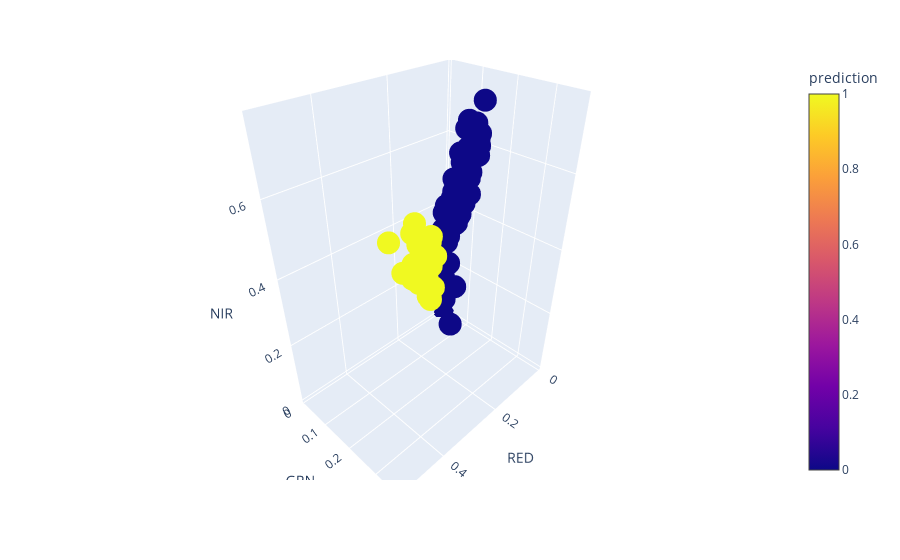

Notebook cell for this chart:
### Code cell
fig = px.scatter_3d(vegi1Scatter_pd, x='RED', y='GRN', z='NIR', color='prediction').show() #,size='one',size_max=5).show()
#fig.update_traces(marker=dict(size=5, line=dict(width=0, color='DarkSlateGrey')))
#fig.show()
